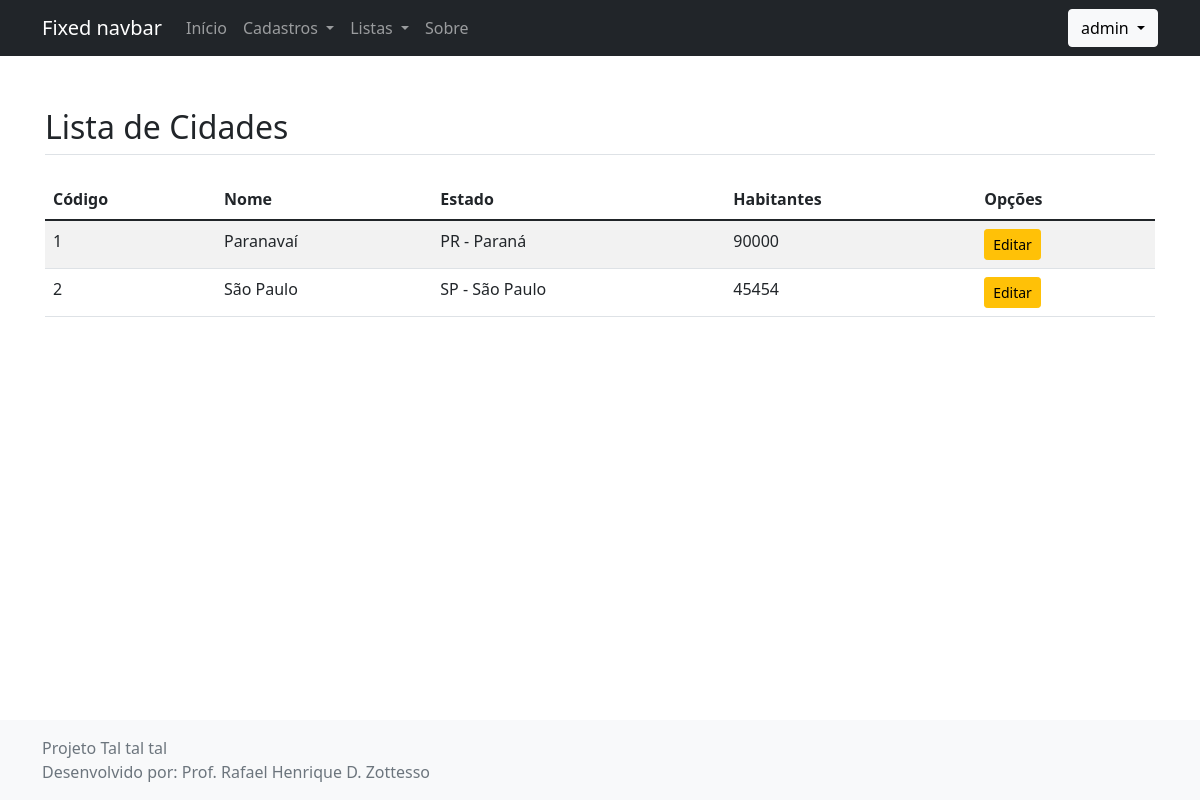
The app's page /listar/cidade/ (signed in), older data.
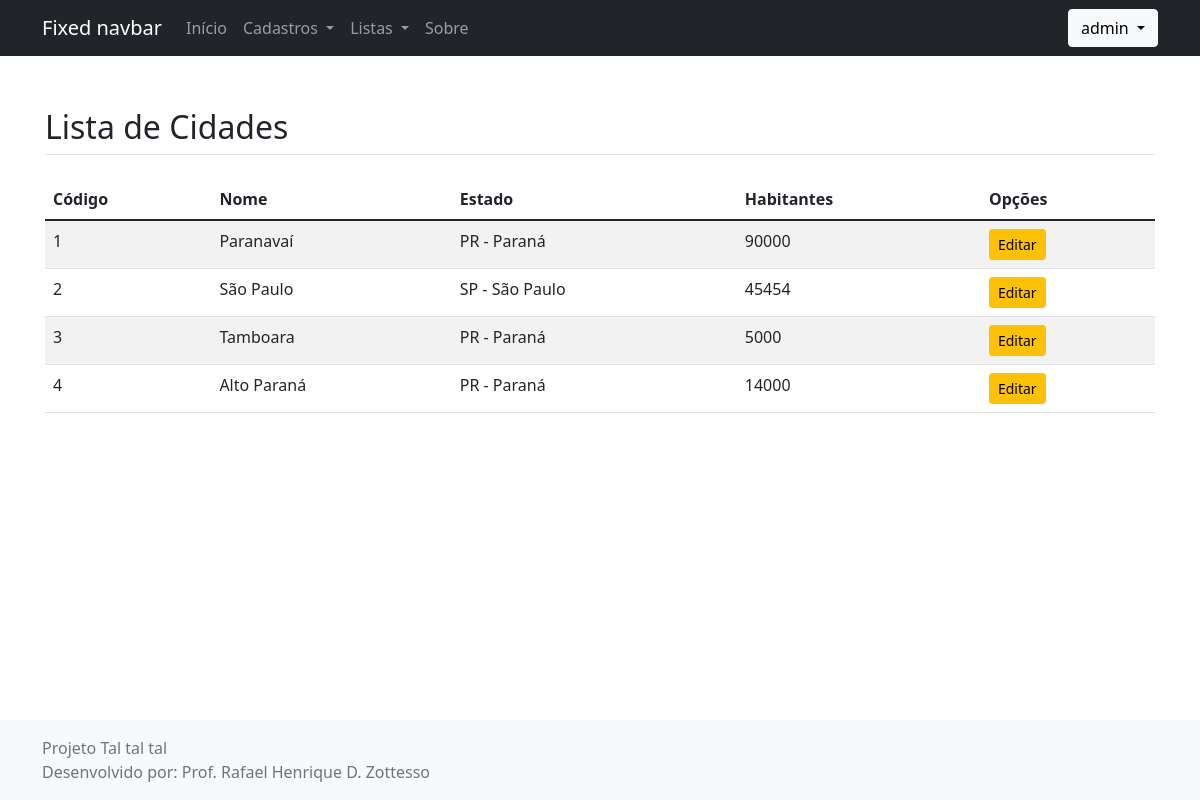
The same page, newer data.
### cadastros/models.py (models this page shows, shortened)
class Cidade(models.Model):
    nome = models.CharField(max_length=50, verbose_name="Nome da cidade", )
    habitantes = models.IntegerField(null=True, blank=True, default=0, help_text="Se você não sabe, informe zero.")
    estado = models.ForeignKey(Estado, on_delete=models.PROTECT)

class Estado(models.Model):
    sigla = models.CharField(max_length=2, unique=True)
    nome = models.CharField(max_length=50)
    def __str__(self):
        return self.sigla + ' - ' + self.nome

### cadastros/views.py (the view)
# urls.py: path('listar/cidade/', CidadeList.as_view(), name='listar-cidade'),
class CidadeList(LoginRequiredMixin, ListView):
    login_url = reverse_lazy('index')
    model = Cidade
    template_name = 'cadastros/listas/cidades.html'

### cadastros/templates/cadastros/listas/cidades.html
{% extends 'paginas/modelo.html' %}
{% load static %}
{% block conteudo %}
<h2 class="mt-4 mb-4 border-bottom pb-2">
    Lista de Cidades
</h2>
<table class="table table-striped">
    <thead>
        <tr>
            <th>Código</th>
            <th>Nome</th>
            <th>Estado</th>
            <th>Habitantes</th>
            <th>Opções</th>
        </tr>
    </thead>
    <tbody>
        {% for cidade in object_list %}
        <tr>
            <td>{{cidade.pk}}</td>
            <td>{{cidade.nome}}</td>
            <td>{{cidade.estado}}</td>
            <td>{{cidade.habitantes}}</td>
            <td>
                <a href="{% url 'editar-cidade' cidade.pk %}" class="btn btn-warning btn-sm">Editar</a>
            </td>
        </tr>
        {% empty %}
        <tr>
            <td colspan="100%">Nenhum registro encontrado.</td>
        </tr>
        {% endfor %}
    </tbody>
</table>
{% endblock %}

Row changes from the older to the newer data that the page shows:
added Cidade: pk "3", nome "Tamboara", estado "PR - Paraná", habitantes "5000"
added Cidade: pk "4", nome "Alto Paraná", estado "PR - Paraná", habitantes "14000"
